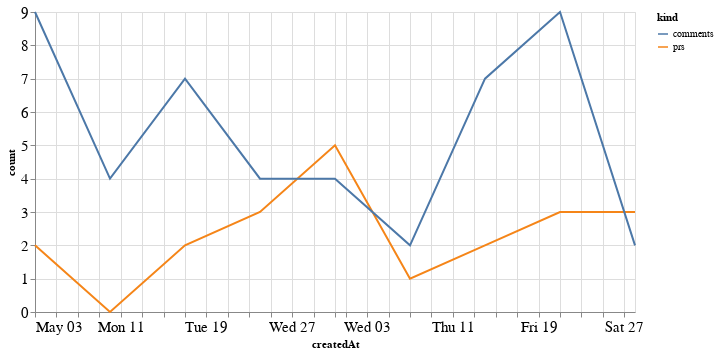

Notebook cell for this chart:
### Code cell
alt.Chart(total_time, width=600).mark_line().encode(
    x='createdAt',
    y='count',
    color='kind'
)

### Figure 1 — Vega-Lite specification as saved in the notebook (floating-point values rounded to 4 significant figures)
{"config": {"axisLeft": {"labelFontSize": 15}, "axisBottom": {"labelFontSize": 15}}, "data": {"name": "data-3369d40f9557a2298247f78fb83a37fe"}, "mark": "line", "encoding": {"color": {"type": "nominal", "field": "kind"}, "x": {"type": "temporal", "field": "createdAt"}, "y": {"type": "quantitative", "field": "count"}}, "width": 600, "$schema": "https://vega.github.io/schema/vega-lite/v4.8.1.json", "datasets": {"data-3369d40f9557a2298247f78fb83a37fe": [{"createdAt": "2020-05-03T00:00:00", "kind": "prs", "count": 2}, {"createdAt": "2020-05-10T00:00:00", "kind": "prs", "count": 0}, {"createdAt": "2020-05-17T00:00:00", "kind": "prs", "count": 2}, {"createdAt": "2020-05-24T00:00:00", "kind": "prs", "count": 3}, {"createdAt": "2020-05-31T00:00:00", "kind": "prs", "count": 5}, {"createdAt": "2020-06-07T00:00:00", "kind": "prs", "count": 1}, {"createdAt": "2020-06-14T00:00:00", "kind": "prs", "count": 2}, {"createdAt": "2020-06-21T00:00:00", "kind": "prs", "count": 3}, {"createdAt": "2020-06-28T00:00:00", "kind": "prs", "count": 3}, {"createdAt": "2020-05-03T00:00:00", "kind": "comments", "count": 9}, {"createdAt": "2020-05-10T00:00:00", "kind": "comments", "count": 4}, {"createdAt": "2020-05-17T00:00:00", "kind": "comments", "count": 7}, {"createdAt": "2020-05-24T00:00:00", "kind": "comments", "count": 4}, {"createdAt": "2020-05-31T00:00:00", "kind": "comments", "count": 4}, {"createdAt": "2020-06-07T00:00:00", "kind": "comments", "count": 2}, {"createdAt": "2020-06-14T00:00:00", "kind": "comments", "count": 7}, {"createdAt": "2020-06-21T00:00:00", "kind": "comments", "count": 9}, {"createdAt": "2020-06-28T00:00:00", "kind": "comments", "count": 2}]}}
